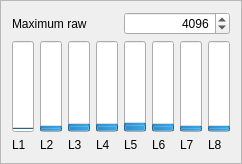
             <widget class="QFrame" name="frame_2">
              <property name="toolTip">
               <string>&lt;html&gt;&lt;head/&gt;&lt;body&gt;&lt;p&gt;Line sensor values - difference between illuminated and un-illuminated - in % of maximum value.&lt;/p&gt;&lt;p&gt;Or normalized relative to clibration - if checked&lt;/p&gt;&lt;/body&gt;&lt;/html&gt;</string>
              </property>
              <property name="frameShape">
               <enum>QFrame::StyledPanel</enum>
              </property>
              <property name="frameShadow">
               <enum>QFrame::Raised</enum>
              </property>
              <layout class="QGridLayout" name="gridLayout_13">
               <item row="1" column="0">
                <widget class="QProgressBar" name="line_bar_1">
                 <property name="maximum">
                  <number>1000</number>
                 </property>
                 <property name="value">
                  <number>0</number>
                 </property>
                 <property name="orientation">
                  <enum>Qt::Vertical</enum>
                 </property>
                 <property name="textDirection">
                  <enum>QProgressBar::TopToBottom</enum>
                 </property>
                 <property name="format">
                  <string>%p%</string>
                 </property>
                </widget>
               </item>
               <item row="1" column="1">
                <widget class="QProgressBar" name="line_bar_2">
                 <property name="maximum">
                  <number>1000</number>
                 </property>
                 <property name="value">
                  <number>24</number>
                 </property>
                 <property name="orientation">
                  <enum>Qt::Vertical</enum>
                 </property>
                 <property name="textDirection">
                  <enum>QProgressBar::TopToBottom</enum>
                 </property>
                 <property name="format">
                  <string>%p%</string>
                 </property>
                </widget>
               </item>
               <item row="1" column="2">
                <widget class="QProgressBar" name="line_bar_3">
                 <property name="maximum">
                  <number>1000</number>
                 </property>
                 <property name="value">
                  <number>50</number>
                 </property>
                 <property name="orientation">
                  <enum>Qt::Vertical</enum>
                 </property>
                 <property name="textDirection">
                  <enum>QProgressBar::TopToBottom</enum>
                 </property>
                 <property name="format">
                  <string>%p%</string>
                 </property>
                </widget>
               </item>
               <item row="1" column="4">
                <widget class="QProgressBar" name="line_bar_5">
                 <property name="maximum">
                  <number>1000</number>
                 </property>
                 <property name="value">
                  <number>65</number>
                 </property>
                 <property name="orientation">
                  <enum>Qt::Vertical</enum>
                 </property>
                 <property name="textDirection">
                  <enum>QProgressBar::TopToBottom</enum>
                 </property>
                 <property name="format">
                  <string>%p%</string>
                 </property>
                </widget>
               </item>
               <item row="1" column="3">
                <widget class="QProgressBar" name="line_bar_4">
                 <property name="maximum">
                  <number>1000</number>
                 </property>
                 <property name="value">
                  <number>50</number>
                 </property>
                 <property name="orientation">
                  <enum>Qt::Vertical</enum>
                 </property>
                 <property name="textDirection">
                  <enum>QProgressBar::TopToBottom</enum>
                 </property>
                 <property name="format">
                  <string>%p%</string>
                 </property>
                </widget>
               </item>
               <item row="1" column="5">
                <widget class="QProgressBar" name="line_bar_6">
                 <property name="maximum">
                  <number>1000</number>
                 </property>
                 <property name="value">
                  <number>50</number>
                 </property>
                 <property name="orientation">
                  <enum>Qt::Vertical</enum>
                 </property>
                 <property name="textDirection">
                  <enum>QProgressBar::TopToBottom</enum>
                 </property>
                 <property name="format">
                  <string>%p%</string>
                 </property>
                </widget>
               </item>
               <item row="1" column="6">
                <widget class="QProgressBar" name="line_bar_7">
                 <property name="maximum">
                  <number>1000</number>
                 </property>
                 <property name="value">
                  <number>24</number>
                 </property>
                 <property name="orientation">
                  <enum>Qt::Vertical</enum>
                 </property>
                 <property name="textDirection">
                  <enum>QProgressBar::TopToBottom</enum>
                 </property>
                 <property name="format">
                  <string>%p%</string>
                 </property>
                </widget>
               </item>
               <item row="1" column="7">
                <widget class="QProgressBar" name="line_bar_8">
                 <property name="maximum">
                  <number>1000</number>
                 </property>
                 <property name="value">
                  <number>24</number>
                 </property>
                 <property name="orientation">
                  <enum>Qt::Vertical</enum>
                 </property>
                 <property name="textDirection">
                  <enum>QProgressBar::TopToBottom</enum>
                 </property>
                 <property name="format">
                  <string>%p%</string>
                 </property>
                </widget>
               </item>
               <item row="2" column="0">
                <widget class="QLabel" name="label_47">
                 <property name="text">
                  <string>L1</string>
                 </property>
                </widget>
               </item>
               <item row="2" column="2">
                <widget class="QLabel" name="label_158">
                 <property name="text">
                  <string>L3</string>
                 </property>
                </widget>
               </item>
               <item row="2" column="3">
                <widget class="QLabel" name="label_159">
                 <property name="text">
                  <string>L4</string>
                 </property>
                </widget>
               </item>
               <item row="2" column="1">
                <widget class="QLabel" name="label_157">
                 <property name="text">
                  <string>L2</string>
                 </property>
                </widget>
               </item>
               <item row="2" column="5">
                <widget class="QLabel" name="label_161">
                 <property name="text">
                  <string>L6</string>
                 </property>
                </widget>
               </item>
               <item row="2" column="4">
                <widget class="QLabel" name="label_160">
                 <property name="text">
                  <string>L5</string>
                 </property>
                </widget>
               </item>
               <item row="2" column="6">
                <widget class="QLabel" name="label_162">
                 <property name="text">
                  <string>L7</string>
                 </property>
                </widget>
               </item>
               <item row="2" column="7">
                <widget class="QLabel" name="label_163">
                 <property name="text">
                  <string>L8</string>
                 </property>
                </widget>
               </item>
               <item row="0" column="0" colspan="4">
                <widget class="QLabel" name="label_156">
                 <property name="text">
                  <string>Maximum raw</string>
                 </property>
                </widget>
               </item>
               <item row="0" column="4" colspan="4">
                <widget class="QSpinBox" name="line_disp_max_value">
                 <property name="toolTip">
                  <string notr="true">&lt;html&gt;&lt;head/&gt;&lt;body&gt;&lt;p&gt;Maximum value used as 100% in display&lt;/p&gt;&lt;/body&gt;&lt;/html&gt;</string>
                 </property>
                 <property name="statusTip">
                  <string notr="true"/>
                 </property>
                 <property name="alignment">
                  <set>Qt::AlignRight|Qt::AlignTrailing|Qt::AlignVCenter</set>
                 </property>
                 <property name="maximum">
                  <number>4250</number>
                 </property>
                 <property name="singleStep">
                  <number>256</number>
                 </property>
                 <property name="value">
                  <number>4096</number>
                 </property>
                </widget>
               </item>
              </layout>
             </widget>
